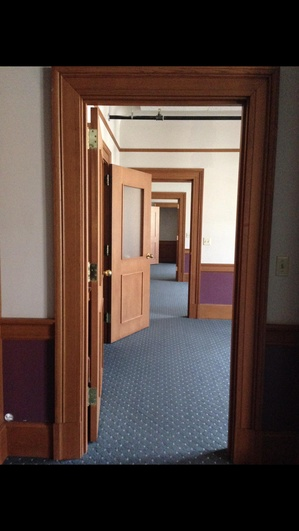
#> input picture dataset/103.jpg, 299 x 531 px, shrunk from 1242 x 2208 before the run; its folder holds 4 pictures in this run
$ python data_aum.py
#> lines starting #> are read from the running program, lines starting #| are printed output that depends on the picture
import cv2
import random
import glob
import os, os.path
import numpy as np

directory = 'dataset/'
output_dir = 'fliped/'

dirs = np.array([])

for file in glob.glob(directory+'*'):
    dirs = np.append(dirs, file)
#> pass 2 of the loop `for file in glob.glob(directory+'*'):`:
#> pass 3 of the loop `for file in glob.glob(directory+'*'):`:
#> the loop made 4 passes; the first 3 are shown


print('go')
for i in range(len(dirs)):
    img = cv2.imread(dirs[i])
#> img is the input picture: shape (531, 299, 3); mean B, G, R 62, 67.5, 82.8
    img_fliped = cv2.flip(img, 1)
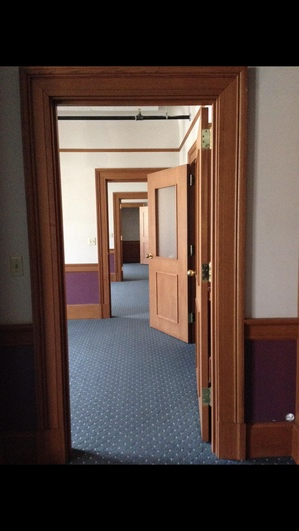
#> img_fliped: shape (531, 299, 3); mean B, G, R 62, 67.5, 82.8
    print(i)
    cv2.imwrite(output_dir+str(i)+'.jpg', img_fliped)
#> pass 2 of the loop `for i in range(len(dirs)):`:
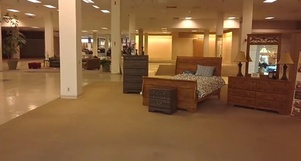
#> input picture dataset/108.jpg, 301 x 161 px, shrunk from 1253 x 669 before the run
#> img is the input picture: shape (161, 301, 3); mean B, G, R 60.3, 94.3, 131.9
#> `img_fliped = cv2.flip(img, 1)`:
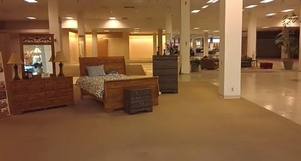
#> img_fliped: shape (161, 301, 3); mean B, G, R 60.3, 94.3, 131.9
#> pass 3 of the loop `for i in range(len(dirs)):`:
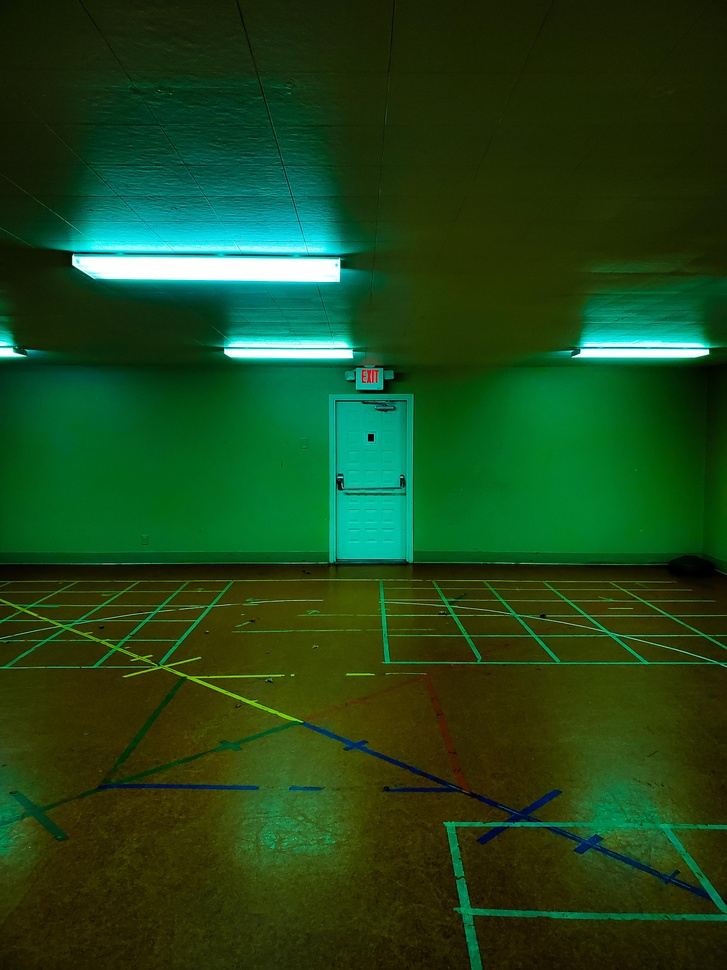
#> input picture dataset/120.jpg, 727 x 970 px, shrunk from 3024 x 4032 before the run
#> img is the input picture: shape (970, 727, 3); mean B, G, R 26.6, 70.5, 30.3
#> `img_fliped = cv2.flip(img, 1)`:
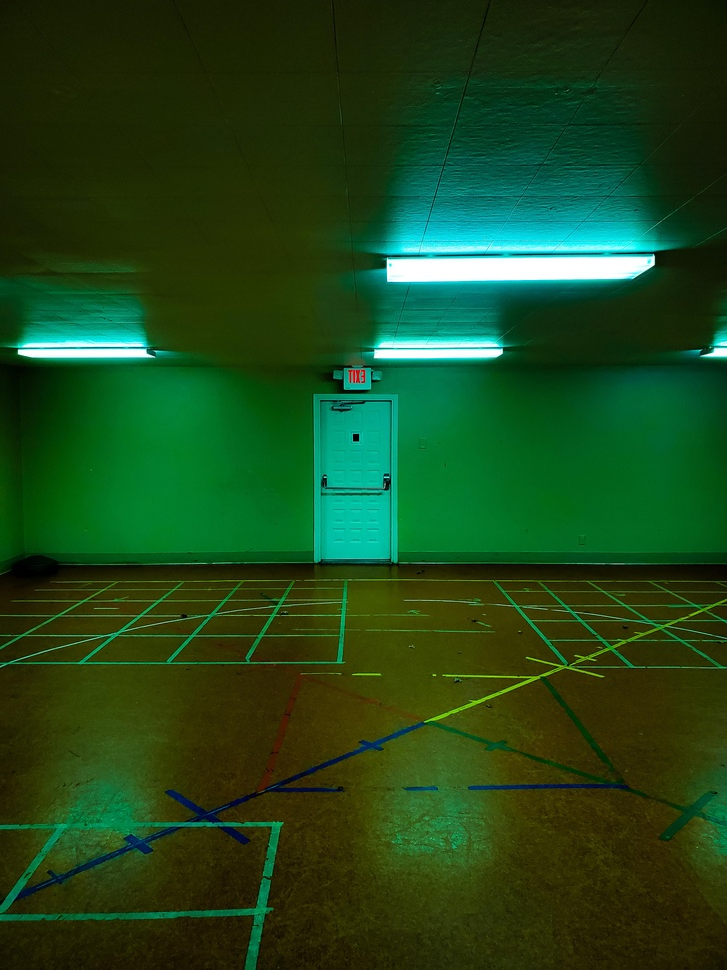
#> img_fliped: shape (970, 727, 3); mean B, G, R 26.6, 70.5, 30.3
#> the loop made 4 passes; the first 3 are shown
